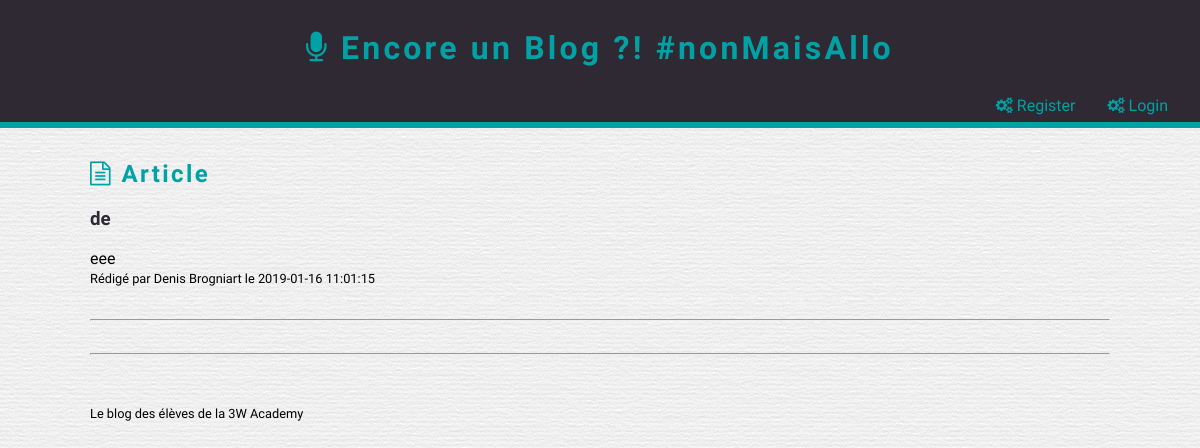
The app's page /PHP/blog/correction/blog-vide/show_post.php?id=9 with its own data.
### tables this page shows
CREATE TABLE `Post` (
  `Id` int(11) NOT NULL,
  `Title` varchar(100) NOT NULL,
  `Contents` text NOT NULL,
  `CreationDate` datetime NOT NULL,
  `Author_Id` int(10) DEFAULT NULL,
  `Category_Id` int(10) DEFAULT NULL
);

CREATE TABLE `Author` (
  `Id` int(11) NOT NULL,
  `FirstName` varchar(20) NOT NULL,
  `LastName` varchar(20) NOT NULL
);

### PHP/blog/correction/blog-vide/show_post.php (called while the page is built, shortened)
<?php
include 'application/bdd_connection.php';
$query = $pdo->prepare(
	' SELECT
            Post.Id,
            Title,
            Contents,
            CreationDate,
            FirstName,
            LastName
        FROM
            Post
        INNER JOIN
            Author
        ON
            Post.Author_Id = Author.Id
        WHERE
            Post.Id = ?'
	);
$query->execute( [ $_GET['id'] ] );
$post = $query->fetch(PDO::FETCH_ASSOC);
include 'layout.phtml';
?>

### PHP/blog/correction/blog-vide/www/show_post.phtml (the view, shortened to what this page needs)
<h2><i class="fa fa-file-text-o"></i> Article</h2>
<section class="post">
    <h3><?= htmlspecialchars($post['Title']) ?></h3>
    <article><?= nl2br(htmlspecialchars($post['Contents'])) ?></article>
    <small>
        Rédigé par <?= htmlspecialchars($post['FirstName']) ?> <?= htmlspecialchars($post['LastName']) ?>
        le <?= htmlspecialchars($post['CreationDate']) ?>
    </small>
</section>
<hr>
<hr>

### PHP/blog/correction/blog-vide/css/blog-main.css (style rules this page uses)
* { box-sizing: border-box; }
hr { margin-bottom: 2em; margin-top: 2em; }

### PHP/blog/correction/blog-vide/css/blog-theme.css (style rules this page uses)
body { background: url('../images/theme/paper.png') repeat; font-family: 'Dosis', sans-serif; }
h1, h2 { color: #01A2A6; letter-spacing: 0.1em; }
.post { list-style-type: none; }
.post h3 { color: #2F2933; }

### records on screen
post: Title "de", Contents "eee", Author_Id.FirstName "Denis", Author_Id.LastName "Brogniart", CreationDate "2019-01-16 11:01:15"
